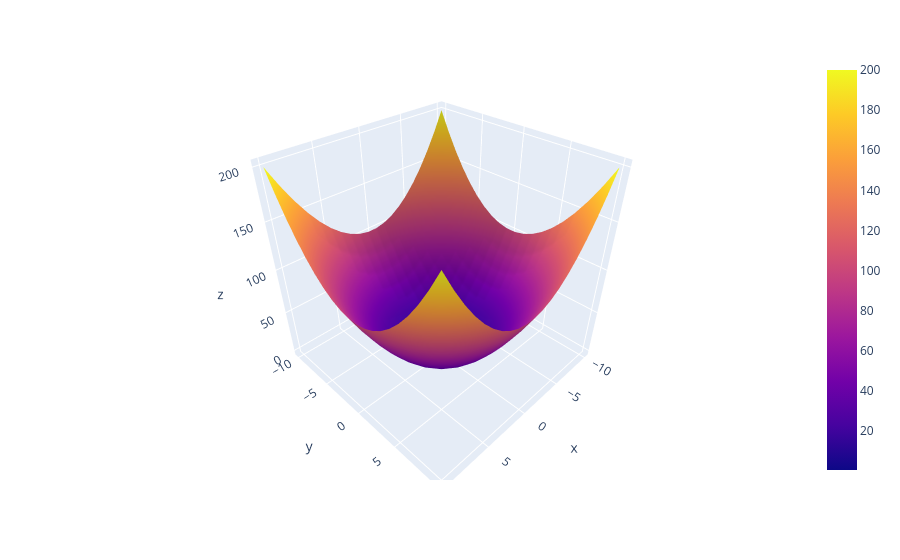

Notebook code cell kept with this figure:
### Code cell
import plotly.express as px
import plotly.graph_objects as go
a=np.linspace(-10,10,20)
b=np.linspace(-10,10,20)
xx,yy=np.meshgrid(a,b)
def old_func(x,y):
    return x**2+y**2

zz=old_func(xx,yy)

fig=px.scatter_3d()
fig.add_trace(go.Surface(x=xx,y=yy,z=zz))
fig.show()

### Figure 1 — Plotly figure (JSON) as saved in the notebook; plotly's stock layout.template omitted (floating-point values rounded to 4 significant figures; data arrays with more than 128 entries replaced by an {"elided": "..."} marker saying what was removed)
{"data": [{"hovertemplate": "<extra></extra>", "legendgroup": "", "marker": {"color": "#636efa", "symbol": "circle"}, "mode": "markers", "name": "", "scene": "scene", "showlegend": false, "type": "scatter3d"}, {"type": "surface", "x": {"elided": "20x20 float values"}, "y": {"elided": "20x20 float values"}, "z": {"elided": "20x20 float values"}}], "layout": {"legend": {"tracegroupgap": 0}, "margin": {"t": 60}, "scene": {"domain": {"x": [0, 1], "y": [0, 1]}}}}
